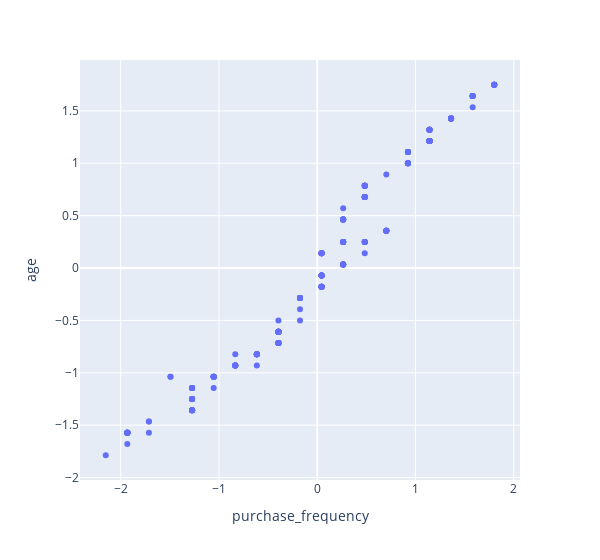

The notebook cell saved with this chart:
### Code cell
px.scatter(data_frame = X, y = 'age', x = 'purchase_frequency',
                width = 600)

### Figure 1 — Plotly figure (JSON) as saved in the notebook; plotly's stock layout.template omitted (floating-point values rounded to 4 significant figures; data arrays with more than 128 entries replaced by an {"elided": "..."} marker saying what was removed)
{"data": [{"hovertemplate": "purchase_frequency=%{x}<br>age=%{y}<extra></extra>", "legendgroup": "", "marker": {"color": "#636efa", "symbol": "circle"}, "mode": "markers", "name": "", "orientation": "v", "showlegend": false, "type": "scatter", "x": {"elided": "238 float values"}, "xaxis": "x", "y": {"elided": "238 float values"}, "yaxis": "y"}], "layout": {"legend": {"tracegroupgap": 0}, "margin": {"t": 60}, "width": 600, "xaxis": {"anchor": "y", "domain": [0, 1], "title": {"text": "purchase_frequency"}}, "yaxis": {"anchor": "x", "domain": [0, 1], "title": {"text": "age"}}}}
